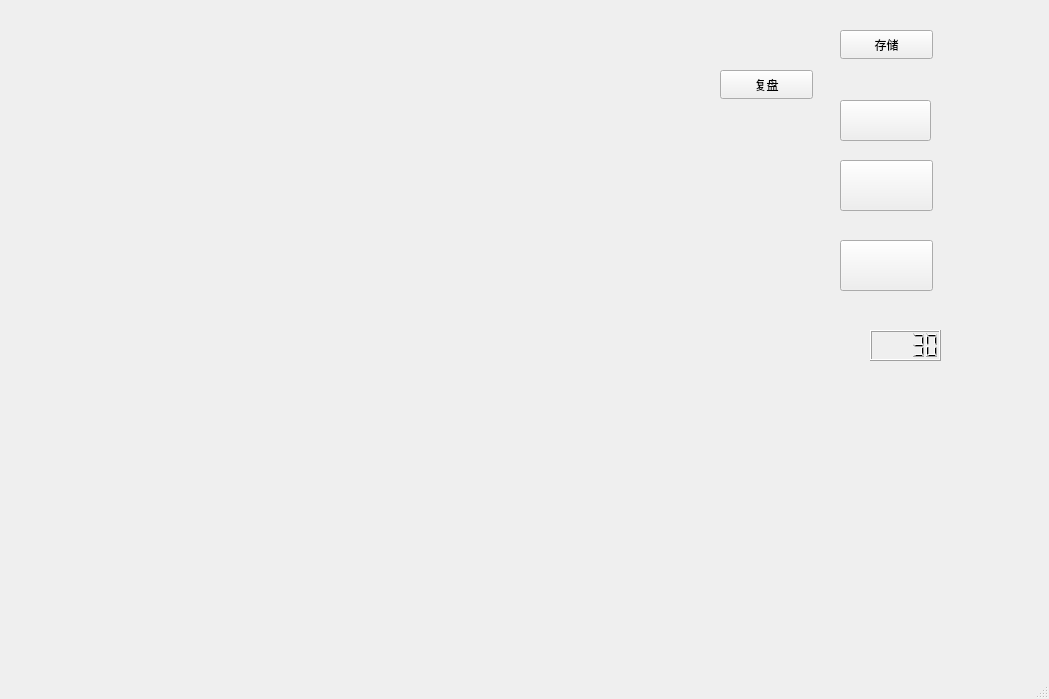
<?xml version="1.0" encoding="UTF-8"?>
<ui version="4.0">
 <class>MainWindow</class>
 <widget class="QMainWindow" name="MainWindow">
  <property name="geometry">
   <rect>
    <x>0</x>
    <y>0</y>
    <width>1049</width>
    <height>699</height>
   </rect>
  </property>
  <property name="windowTitle">
   <string>MainWindow</string>
  </property>
  <widget class="QWidget" name="centralwidget">
   <widget class="QPushButton" name="quitButton">
    <property name="geometry">
     <rect>
      <x>840</x>
      <y>100</y>
      <width>91</width>
      <height>41</height>
     </rect>
    </property>
    <property name="styleSheet">
     <string notr="true">#quitButton{
	image: url(:/new/prefix1/give-up.png);}</string>
    </property>
    <property name="text">
     <string/>
    </property>
   </widget>
   <widget class="QPushButton" name="restart">
    <property name="geometry">
     <rect>
      <x>840</x>
      <y>240</y>
      <width>93</width>
      <height>51</height>
     </rect>
    </property>
    <property name="styleSheet">
     <string notr="true">#restart{
	image: url(:/new/prefix1/restart.png);}</string>
    </property>
    <property name="text">
     <string/>
    </property>
   </widget>
   <widget class="QWidget" name="widget" native="true">
    <property name="geometry">
     <rect>
      <x>820</x>
      <y>470</y>
      <width>361</width>
      <height>261</height>
     </rect>
    </property>
    <property name="styleSheet">
     <string notr="true">images: url(:/new/prefix1/miku.png)
</string>
    </property>
    <widget class="QLabel" name="label">
     <property name="geometry">
      <rect>
       <x>-10</x>
       <y>-80</y>
       <width>461</width>
       <height>401</height>
      </rect>
     </property>
     <property name="text">
      <string/>
     </property>
     <property name="pixmap">
      <pixmap resource="mikubcg.qrc">:/new/prefix1/miku.png</pixmap>
     </property>
    </widget>
   </widget>
   <widget class="QLCDNumber" name="lcdNumber">
    <property name="geometry">
     <rect>
      <x>870</x>
      <y>330</y>
      <width>71</width>
      <height>31</height>
     </rect>
    </property>
    <property name="value" stdset="0">
     <double>30.000000000000000</double>
    </property>
   </widget>
   <widget class="QWidget" name="time" native="true">
    <property name="geometry">
     <rect>
      <x>840</x>
      <y>330</y>
      <width>31</width>
      <height>41</height>
     </rect>
    </property>
    <property name="styleSheet">
     <string notr="true">image:url(:/new/prefix1/time.png)</string>
    </property>
    <widget class="QLabel" name="label_2">
     <property name="geometry">
      <rect>
       <x>0</x>
       <y>20</y>
       <width>58</width>
       <height>191</height>
      </rect>
     </property>
     <property name="text">
      <string/>
     </property>
     <property name="pixmap">
      <pixmap resource="time.qrc">:/new/prefix1/time.png</pixmap>
     </property>
    </widget>
   </widget>
   <widget class="QWidget" name="restart_2" native="true">
    <property name="geometry">
     <rect>
      <x>830</x>
      <y>230</y>
      <width>120</width>
      <height>80</height>
     </rect>
    </property>
    <property name="styleSheet">
     <string notr="true">images:url(:/new/prefix1/restart.png)</string>
    </property>
   </widget>
   <widget class="QPushButton" name="startButton">
    <property name="geometry">
     <rect>
      <x>840</x>
      <y>160</y>
      <width>93</width>
      <height>51</height>
     </rect>
    </property>
    <property name="styleSheet">
     <string notr="true">#startButton{
	
image: url(:/new/prefix1/start.png);}</string>
    </property>
    <property name="text">
     <string/>
    </property>
   </widget>
   <widget class="QWidget" name="widget_2" native="true">
    <property name="geometry">
     <rect>
      <x>820</x>
      <y>150</y>
      <width>120</width>
      <height>80</height>
     </rect>
    </property>
    <property name="styleSheet">
     <string notr="true">images:url(:/new/prefix1/start.png)</string>
    </property>
   </widget>
   <widget class="QWidget" name="widget_3" native="true">
    <property name="geometry">
     <rect>
      <x>830</x>
      <y>80</y>
      <width>120</width>
      <height>80</height>
     </rect>
    </property>
    <property name="styleSheet">
     <string notr="true">images:url(:/new/prefix1/give-up.png)</string>
    </property>
   </widget>
   <widget class="QLabel" name="label_3">
    <property name="geometry">
     <rect>
      <x>860</x>
      <y>110</y>
      <width>71</width>
      <height>21</height>
     </rect>
    </property>
    <property name="text">
     <string/>
    </property>
    <property name="pixmap">
     <pixmap resource="giveup.qrc">:/new/prefix1/give-up.png</pixmap>
    </property>
   </widget>
   <widget class="QLabel" name="label_4">
    <property name="geometry">
     <rect>
      <x>860</x>
      <y>170</y>
      <width>61</width>
      <height>21</height>
     </rect>
    </property>
    <property name="text">
     <string/>
    </property>
    <property name="pixmap">
     <pixmap resource="start.qrc">:/new/prefix1/start.png</pixmap>
    </property>
   </widget>
   <widget class="QLabel" name="label_5">
    <property name="geometry">
     <rect>
      <x>860</x>
      <y>250</y>
      <width>71</width>
      <height>31</height>
     </rect>
    </property>
    <property name="text">
     <string/>
    </property>
    <property name="pixmap">
     <pixmap resource="restart.qrc">:/new/prefix1/restart.png</pixmap>
    </property>
   </widget>
   <widget class="QPushButton" name="savebutton">
    <property name="geometry">
     <rect>
      <x>840</x>
      <y>30</y>
      <width>93</width>
      <height>29</height>
     </rect>
    </property>
    <property name="text">
     <string>存储</string>
    </property>
   </widget>
   <widget class="QPushButton" name="reproduce">
    <property name="geometry">
     <rect>
      <x>720</x>
      <y>70</y>
      <width>93</width>
      <height>29</height>
     </rect>
    </property>
    <property name="text">
     <string>复盘</string>
    </property>
   </widget>
   <zorder>label_5</zorder>
   <zorder>label_4</zorder>
   <zorder>label_3</zorder>
   <zorder>restart_2</zorder>
   <zorder>widget_2</zorder>
   <zorder>widget_3</zorder>
   <zorder>quitButton</zorder>
   <zorder>restart</zorder>
   <zorder>widget</zorder>
   <zorder>lcdNumber</zorder>
   <zorder>time</zorder>
   <zorder>startButton</zorder>
   <zorder>savebutton</zorder>
   <zorder>reproduce</zorder>
  </widget>
  <widget class="QMenuBar" name="menubar">
   <property name="geometry">
    <rect>
     <x>0</x>
     <y>0</y>
     <width>1049</width>
     <height>26</height>
    </rect>
   </property>
  </widget>
  <widget class="QStatusBar" name="statusbar"/>
 </widget>
 <resources>
  <include location="restart.qrc"/>
  <include location="giveup.qrc"/>
  <include location="start.qrc"/>
  <include location="time.qrc"/>
  <include location="mikubcg.qrc"/>
 </resources>
 <connections/>
</ui>
